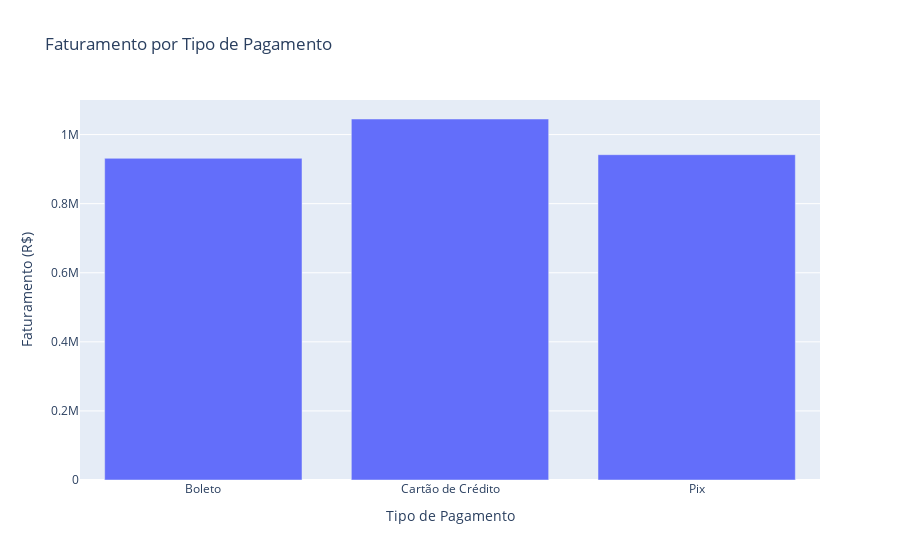

Notebook cell for this chart:
### Code cell
# Faturamento por tipo de pagamento
tipo_canal = df.groupby('payment_type')['total_value'].sum().reset_index()

fig = px.bar(
    x=tipo_canal['payment_type'],
    y=tipo_canal['total_value'],
    title='Faturamento por Tipo de Pagamento'
)

fig.update_xaxes(title='Tipo de Pagamento')
fig.update_yaxes(title='Faturamento (R$)')
fig.show()

### Figure 1 — Plotly figure (JSON) as saved in the notebook; plotly's stock layout.template omitted (floating-point values rounded to 4 significant figures)
{"data": [{"hovertemplate": "x=%{x}<br>y=%{y}<extra></extra>", "legendgroup": "", "marker": {"color": "#636efa", "pattern": {"shape": ""}}, "name": "", "orientation": "v", "showlegend": false, "textposition": "auto", "type": "bar", "x": ["Boleto", "Cartão de Crédito", "Pix"], "xaxis": "x", "y": [931300.0, 1045000.0, 941800.0], "yaxis": "y"}], "layout": {"barmode": "relative", "legend": {"tracegroupgap": 0}, "title": {"text": "Faturamento por Tipo de Pagamento"}, "xaxis": {"anchor": "y", "domain": [0, 1], "title": {"text": "Tipo de Pagamento"}}, "yaxis": {"anchor": "x", "domain": [0, 1], "title": {"text": "Faturamento (R$)"}}}}
